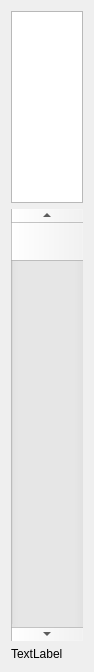
<?xml version="1.0" encoding="UTF-8"?>
<ui version="4.0">
 <class>single_slider</class>
 <widget class="QWidget" name="single_slider">
  <property name="geometry">
   <rect>
    <x>0</x>
    <y>0</y>
    <width>94</width>
    <height>672</height>
   </rect>
  </property>
  <property name="sizePolicy">
   <sizepolicy hsizetype="Minimum" vsizetype="Maximum">
    <horstretch>0</horstretch>
    <verstretch>0</verstretch>
   </sizepolicy>
  </property>
  <property name="minimumSize">
   <size>
    <width>5</width>
    <height>5</height>
   </size>
  </property>
  <property name="windowTitle">
   <string>Form</string>
  </property>
  <layout class="QVBoxLayout" name="verticalLayout">
   <item>
    <widget class="QTextEdit" name="textEdit">
     <property name="sizePolicy">
      <sizepolicy hsizetype="Minimum" vsizetype="Minimum">
       <horstretch>0</horstretch>
       <verstretch>0</verstretch>
      </sizepolicy>
     </property>
     <property name="minimumSize">
      <size>
       <width>0</width>
       <height>0</height>
      </size>
     </property>
    </widget>
   </item>
   <item>
    <widget class="QScrollBar" name="verticalScrollBar">
     <property name="sizePolicy">
      <sizepolicy hsizetype="MinimumExpanding" vsizetype="Expanding">
       <horstretch>0</horstretch>
       <verstretch>0</verstretch>
      </sizepolicy>
     </property>
     <property name="orientation">
      <enum>Qt::Vertical</enum>
     </property>
    </widget>
   </item>
   <item>
    <widget class="QLabel" name="label">
     <property name="sizePolicy">
      <sizepolicy hsizetype="Preferred" vsizetype="Minimum">
       <horstretch>0</horstretch>
       <verstretch>0</verstretch>
      </sizepolicy>
     </property>
     <property name="text">
      <string>TextLabel</string>
     </property>
    </widget>
   </item>
  </layout>
 </widget>
 <resources/>
 <connections/>
</ui>
